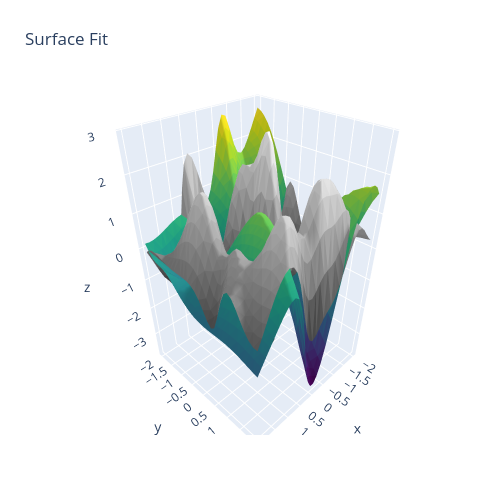

The notebook cell this image was saved under:
### Code cell
Rebuilder = Rebuild()
Rebuilder.rebuildFullNet("model_29_7_11")

### Figure 1 — Plotly figure (JSON) as saved in the notebook; plotly's stock layout.template omitted (floating-point values rounded to 4 significant figures; data arrays with more than 128 entries replaced by an {"elided": "..."} marker saying what was removed)
{"data": [{"facecolor": {"elided": "1922 str values"}, "i": {"elided": "1922 int values"}, "j": {"elided": "1922 int values"}, "k": {"elided": "1922 int values"}, "name": "", "type": "mesh3d", "x": {"elided": "1024 float values"}, "y": {"elided": "1024 float values"}, "z": {"elided": "1024 float values"}}, {"facecolor": {"elided": "1922 str values"}, "i": {"elided": "1922 int values"}, "j": {"elided": "1922 int values"}, "k": {"elided": "1922 int values"}, "name": "", "type": "mesh3d", "x": {"elided": "1024 float values"}, "y": {"elided": "1024 float values"}, "z": {"elided": "1024 float values"}}], "layout": {"autosize": false, "height": 500, "margin": {"b": 65, "l": 65, "r": 50, "t": 90}, "title": {"text": "Surface Fit"}, "width": 500}}
